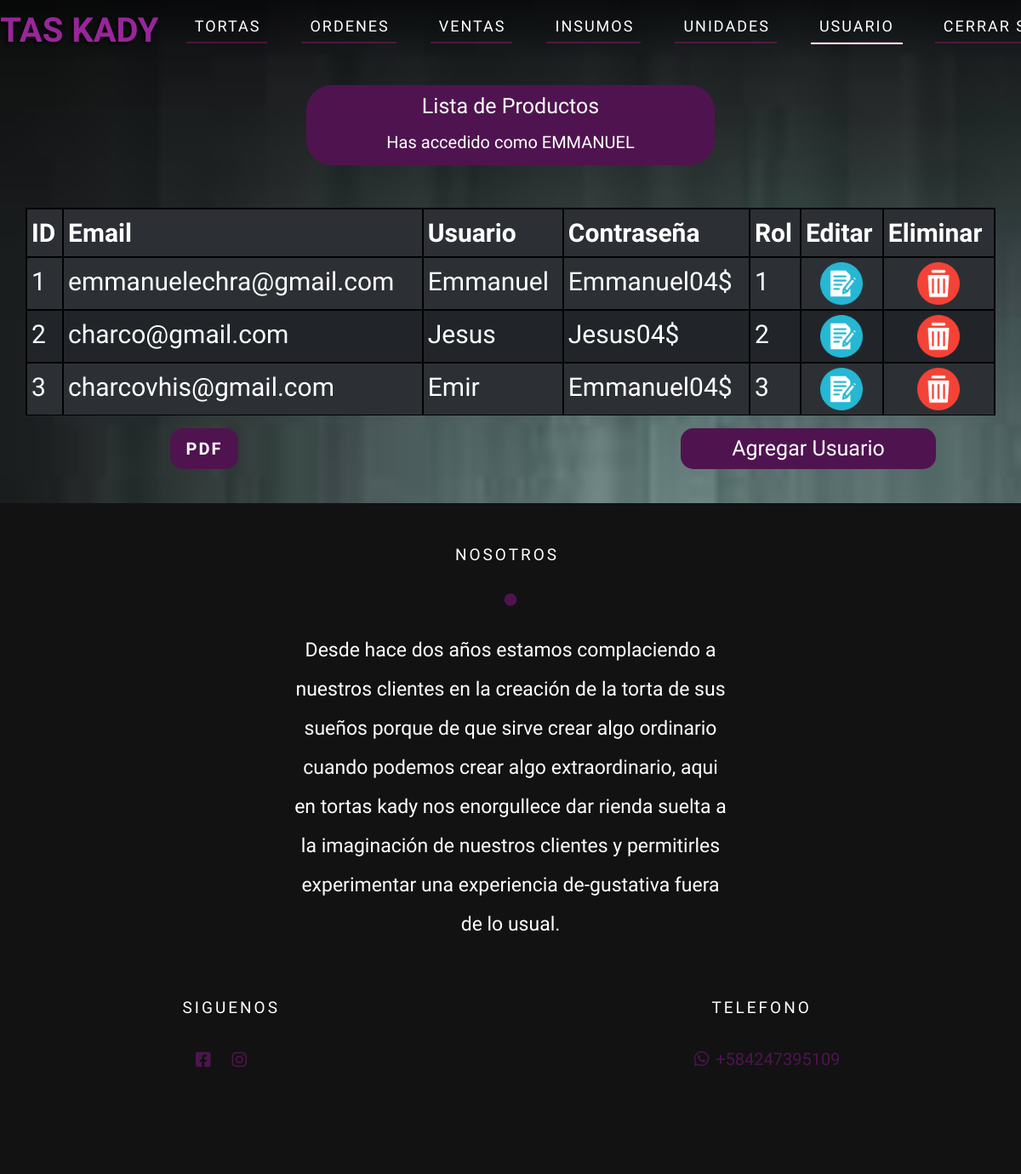
/Vista/admin/user.php (signed in), run on the app's committed database.
### tables this page shows
CREATE TABLE `usuario` (
  `id_usuario` int(11) NOT NULL COMMENT 'id del usuario',
  `email` varchar(255) NOT NULL COMMENT 'email del usuario',
  `usuario` varchar(255) NOT NULL COMMENT 'nombre del usuario',
  `password` varchar(255) NOT NULL,
  `codigo` text NOT NULL COMMENT 'codigo de usuario',
  `id_privilegio` int(2) NOT NULL,
  `estado` varchar(10) NOT NULL DEFAULT 'A'
);

### Vista/admin/user.php (the view, shortened to what this page needs)
<?php
require_once "../../Modelo/connect.php";
$usuario = $_SESSION['username'];
$sql_fetch_todos = "SELECT * FROM usuario where estado='A' ORDER BY id_usuario ASC";
$query = mysqli_query($conn, $sql_fetch_todos);
?>
<!doctype html>
<html lang="en">
<head>
    <link href="https://cdn.jsdelivr.net/npm/bootstrap@5.2.1/dist/css/bootstrap.min.css" rel="stylesheet">
    <link rel="stylesheet" href="https://cdnjs.cloudflare.com/ajax/libs/font-awesome/5.11.2/css/all.min.css">
    <link rel="stylesheet" href="../css/style.css">
    <link rel="stylesheet" href="../css/header.css">
    <link rel="stylesheet" href="../css/font.css">
</head>
<body>
<header>
        <div class="container">
            <nav class="nav">
                <a href="inicio.html" class="logo">TORTAS KADY</a>
                <ul class="nav-list">
                    <li class="nav-item">
                            <a href="cakes.php" class="nav-link ">Tortas</a>
                        </li>
                        <li class="nav-item">
                            <a href="orders.php" class="nav-link ">Ordenes</a>
                        </li>
                        <li class="nav-item">
                            <a href="sales.php" class="nav-link ">Ventas</a>
                        </li>
                        <li class="nav-item">
                            <a href="supplies.php" class="nav-link ">Insumos</a>
                        </li>
                        <li class="nav-item">
                            <a href="unit.php" class="nav-link ">Unidades</a>
                        </li>
                        <li class="nav-item">
                            <a href="user.php" class="nav-link active">Usuario</a>
                        </li>
                        <li class="nav-item">
                            <a href="../../controlador/logout.php" class="nav-link ">Cerrar Sesión</a>
                        </li>
                    </ul>
            </nav>
        </div>
    </header>
    <div class="containe">
        <h1>Lista de Productos</h1>
        <h2>Has accedido como <?php echo $str = strtoupper($usuario) ?></h2>
    </div>
    <div class="table-product">
        <table class="table table-dark table-striped"  id="table">
            <tr>
                <th scope="col">ID</th>
                <th scope="col">Email</th>
                <th scope="col">Usuario</th>
                <th scope='col'>Contraseña</th>
                <th scope='col'>Rol</th>
                <th scope="col">Editar </th>
                <th scope="col">Eliminar</th>
            </tr>
            <tbody>
            <?php
                while ($row = mysqli_fetch_array($query)) { ?>
                    <tr>
                        <td><?php echo $row['id_usuario'] ?></td>
                        <td><?php echo $row['email'] ?></td>
                        <td><?php echo $row['usuario'] ?></td>
                        <td><?php echo $row['password'] ?></td>
                        <td><?php echo $row['id_privilegio'] ?></td>
                        <td class="modify"><a name="edit" id="" class="bfix" href="./edit/user.php?id=<?php echo $row['id_usuario'] ?>&email=<?php echo $row['email'] ?>&usuario=<?php echo $row['usuario'] ?>&password=<?php echo $row['password'] ?>&rol=<?php echo $row['id_privilegio'] ?>" role="button">
                        <img src="../img/editor-de-texto.png" class="edit">
                            </a></td>
                        <td class="delete"><a name="unidad" id="" class="bdelete" href="../../controlador/delete/user.php?id=<?php echo $row['id_usuario'] ?>" role="button">
                        <img src="../img/eliminar.png" alt="">
                            </a></td>
                    </tr>
                <?php
                } ?>
            </tbody>
        </table>
        <br>
        <a name="" id="" class="Addlist" style="float:right" href="./add/user.php" role="button">Agregar Usuario</a>
        <a href="../pdf/user.php" class="btn btn-primary" id="esp"><b>PDF</b> </a>
    </div>
<footer>
        <div class="container">
            <div class="footer-content">
                <div class="footer-content-about">
                    <h4>Nosotros</h4>
                    <div class="circle">
                        <i class="fas fa-circle"></i>
                    </div>
                    <p>Desde hace dos años estamos complaciendo a nuestros clientes en la creación de la torta de sus sueños porque de que sirve crear algo ordinario cuando podemos crear algo extraordinario, aqui en tortas kady nos enorgullece dar rienda suelta a la imaginación de nuestros clientes y permitirles experimentar una experiencia de-gustativa fuera de lo usual.</p>
                </div>
                <div class="footer-div">
                    <div class="social-media">
                        <h4>Siguenos</h4>
                        <ul class="social-icons">
                            <li>
                                <a href="#"><i class="fab fa-facebook-square"></i></a>
                            </li>
                            <li>
                                <a href="https://www.instagram.com/tortaskady_/"><i class="fab fa-instagram"></i></a>
                            </li>
                        </ul>
                    </div>
                    <div>
                        <h4 class="tlfh4">Telefono</h4>
                        <div class="tlf-n">
                        <span class="social-icons"><i class="fab fa-whatsapp"></i></span>
                        <h5 class="tlf">+584247395109</h5>
                        </div>
                    </div>
                </div>
            </div>
        </div>
    </footer>
</body>
</html>

### Vista/css/style.css (style rules this page uses)
:root { --main--color: #98269a; --color--texto: #4f1450; }
* { padding: 0px; margin: 0px; }
.containe { margin: 0px auto; margin-top: 100px; margin-bottom: 50px; border-radius: 30px; text-align: center; background-color: var(--color--texto); width: 40%; padding-bottom: 10px; color: white; }
.containe h1 { padding: 10px; }
table th, td { border: 2px solid black; padding: 5px; font-size: 30px; }
th { color: white; background-color: var(--color--texto); }
tr { background-color: white; }
tr:nth-child(even) { background-color: #f2f2f2; }
#table { margin: 0px auto; width: 95%; }
.delete { text-align: center; }
.modify { text-align: center; }
.edit { width: 50px; height: 50px; }
.delete .bdelete img { width: 50px; height: 50px; }
.Addlist { width: 300px; font-size: 25px; text-align: center; margin-right: 100px; padding: 5px 30px 5px 30px; margin-bottom: 20px; border-radius: 15px; text-decoration: none; color: white; background-color: var(--color--texto); transition: 0.5s; }

### data on the page
usuario: id_usuario "1", email "emmanuelechra@gmail.com", usuario "Emmanuel", password "Emmanuel04$", id_privilegio "1"
usuario: id_usuario "2", email "charco@gmail.com", usuario "Jesus", password "Jesus04$", id_privilegio "2"
usuario: id_usuario "3", email "charcovhis@gmail.com", usuario "Emir", password "Emmanuel04$", id_privilegio "3"

### other printed values
$str = strtoupper($usuario) "EMMANUEL"
